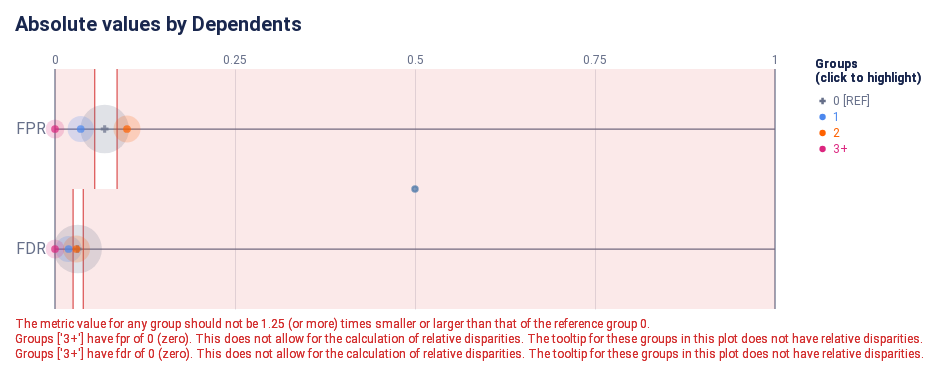

This figure's notebook cell:
### Markdown cell above
#### Check how the fairness threshold maps to the absolute values of each metric

### Code cell
ap.absolute(bdf, metrics, 'Dependents', fairness_threshold = disparity_tolerance)

### Figure 1 — Vega-Lite specification as saved in the notebook (floating-point values rounded to 4 significant figures)
{"config": {"view": {"continuousWidth": 300, "continuousHeight": 300, "strokeWidth": 0}, "axisLeft": {"labelColor": "rgb(102, 111, 137)", "labelFont": "Roboto, Arial, sans-serif", "labelFontSize": 16}, "title": {"anchor": "start", "color": "rgb(25, 39, 78)", "font": "Roboto, Arial, sans-serif", "fontSize": 20, "fontWeight": "bold"}}, "layer": [{"data": {"name": "data-22e37ecfbb523156dad3ffdb726c704c"}, "mark": {"type": "rule", "stroke": "rgb(102, 111, 137)", "strokeWidth": 1.25, "tooltip": null}, "encoding": {"x": {"field": "start", "scale": {"domain": [0, 1], "range": [40.0, 760.0]}, "type": "quantitative"}, "x2": {"field": "end"}, "y": {"axis": {"domain": false, "labelAngle": 0, "labelPadding": -30, "orient": "left", "ticks": false, "title": null}, "field": "y_position", "scale": {"domain": ["FPR", "FDR"], "range": [30.0, 270.0]}, "type": "nominal"}}}, {"data": {"name": "data-6cfe259518f6c7b358d8f836a73e6b7f"}, "mark": {"type": "rule", "stroke": "rgb(102, 111, 137)", "strokeWidth": 1.25, "tooltip": null}, "encoding": {"x": {"field": "x_position", "scale": {"domain": [0, 1], "range": [40.0, 760.0]}, "type": "quantitative"}, "y": {"value": 30.0}, "y2": {"value": 270.0}}}, {"data": {"name": "data-60ed1133fa688d151d36705a369482e0"}, "mark": {"type": "text", "align": "center", "color": "rgb(102, 111, 137)", "font": "Roboto, Arial, sans-serif", "fontSize": 12, "fontWeight": "normal", "tooltip": null}, "encoding": {"text": {"field": "value", "type": "nominal"}, "x": {"field": "value", "scale": {"domain": [0, 1], "range": [40.0, 760.0]}, "type": "quantitative"}, "y": {"value": 21.0}}}, {"layer": [{"mark": {"type": "rect", "opacity": 0.8, "stroke": "rgb(211, 47, 47)", "strokeWidth": 1.25, "tooltip": null}, "encoding": {"x": {"field": "lower_threshold_value", "scale": {"domain": [0, 1], "range": [40.0, 760.0]}, "type": "quantitative"}, "x2": {"field": "lower_threshold_value"}, "y": {"axis": {"domain": false, "grid": false, "labels": false, "ticks": false, "title": null}, "field": "metric", "scale": {"domain": ["FPR", "FDR"], "range": [30.0, 270.0]}, "type": "nominal"}}}, {"mark": {"type": "rect", "opacity": 0.8, "stroke": "rgb(211, 47, 47)", "strokeWidth": 1.25, "tooltip": null}, "encoding": {"x": {"field": "upper_threshold_value", "scale": {"domain": [0, 1], "range": [40.0, 760.0]}, "type": "quantitative"}, "x2": {"field": "upper_threshold_value"}, "y": {"axis": {"domain": false, "grid": false, "labels": false, "ticks": false, "title": null}, "field": "metric", "scale": {"domain": ["FPR", "FDR"], "range": [30.0, 270.0]}, "type": "nominal"}}}, {"layer": [{"mark": {"type": "rect", "fill": "rgb(211, 47, 47)", "opacity": 0.1, "tooltip": null}, "encoding": {"x": {"field": "lower_threshold_value", "scale": {"domain": [0, 1], "range": [40.0, 760.0]}, "type": "quantitative"}, "x2": {"field": "lower_end"}, "y": {"axis": {"domain": false, "grid": false, "labels": false, "ticks": false, "title": null}, "field": "metric", "scale": {"domain": ["FPR", "FDR"], "range": [30.0, 270.0]}, "type": "nominal"}}}, {"mark": {"type": "rect", "fill": "rgb(211, 47, 47)", "opacity": 0.1, "tooltip": null}, "encoding": {"x": {"field": "upper_threshold_value", "scale": {"domain": [0, 1], "range": [40.0, 760.0]}, "type": "quantitative"}, "x2": {"field": "upper_end"}, "y": {"axis": {"domain": false, "grid": false, "labels": false, "ticks": false, "title": null}, "field": "metric", "scale": {"domain": ["FPR", "FDR"], "range": [30.0, 270.0]}, "type": "nominal"}}}]}, {"layer": [{"mark": {"type": "text", "align": "left", "baseline": "top", "fill": "rgb(211, 47, 47)", "font": "Roboto, Arial, sans-serif", "fontSize": 12, "fontWeight": "normal"}, "encoding": {"text": {"value": "Groups ['3+'] have fpr of 0 (zero). This does not allow for the calculation of relative disparities. The tooltip for these groups in this plot does not have relative disparities."}, "x": {"value": 0}, "y": {"value": 295.0}}}, {"mark": {"type": "text", "align": "left", "baseline": "top", "fill": "rgb(211, 47, 47)", "font": "Roboto, Arial, sans-serif", "fontSize": 12, "fontWeight": "normal"}, "encoding": {"text": {"value": "Groups ['3+'] have fdr of 0 (zero). This does not allow for the calculation of relative disparities. The tooltip for these groups in this plot does not have relative disparities."}, "x": {"value": 0}, "y": {"value": 310.0}}}, {"mark": {"type": "text", "align": "left", "baseline": "top", "fill": "rgb(211, 47, 47)", "font": "Roboto, Arial, sans-serif", "fontSize": 12, "fontWeight": "normal", "tooltip": null}, "encoding": {"text": {"value": "The metric value for any group should not be 1.25 (or more) times smaller or larger than that of the reference group 0."}, "x": {"value": 0}, "y": {"value": 280.0}}}], "data": {"name": "data-79dd248bdaa0ea02c535240e8ad022c8"}}], "data": {"name": "data-a69126e00174d24a60022fd7116f0fbe"}}, {"layer": [{"data": {"name": "empty"}, "mark": {"type": "circle"}}, {"data": {"name": "data-57ad687da9ac3ecda475c9d718ff6d9e"}, "mark": {"type": "circle", "cursor": "pointer", "opacity": 0.2}, "encoding": {"color": {"condition": {"param": "param_31", "empty": true, "field": "attribute_value", "legend": null, "scale": {"domain": ["0", "1", "2", "3+"], "range": ["rgb(102, 111, 137)", "rgb(76, 136, 238)", "rgb(254, 97, 0)", "rgb(220, 38, 127)", "rgb(255, 176, 0)", "rgb(150, 95, 230)"]}, "type": "nominal"}, "value": "rgb(225, 226, 231)"}, "size": {"field": "group_size", "legend": null, "scale": {"domain": [0, 328.8], "range": [0, 2827.0]}, "type": "quantitative"}, "tooltip": [{"field": "attribute_value", "title": "Group", "type": "nominal"}, {"field": "tooltip_group_size", "title": "Group Size", "type": "nominal"}, {"field": "tooltip_disparity_explanation_fpr", "title": "Disparity", "type": "nominal"}, {"field": "fpr", "format": ".2f", "title": "FPR", "type": "quantitative"}], "x": {"axis": {"domain": false, "gridColor": "rgb(225, 226, 231)", "labels": false, "ticks": false, "title": null, "values": [0.25, 0.5, 0.75]}, "field": "fpr", "scale": {"domain": [0, 1], "range": [40.0, 760.0]}, "type": "quantitative"}, "y": {"axis": {"domain": false, "grid": false, "labels": false, "ticks": false, "title": null}, "field": "metric_variable", "scale": {"domain": ["FPR", "FDR"], "range": [30.0, 270.0]}, "type": "nominal"}}, "name": "view_32", "transform": [{"calculate": "'FPR'", "as": "metric_variable"}]}, {"data": {"name": "data-57ad687da9ac3ecda475c9d718ff6d9e"}, "mark": {"type": "circle", "cursor": "pointer", "opacity": 0.2}, "encoding": {"color": {"condition": {"param": "param_31", "empty": true, "field": "attribute_value", "legend": null, "scale": {"domain": ["0", "1", "2", "3+"], "range": ["rgb(102, 111, 137)", "rgb(76, 136, 238)", "rgb(254, 97, 0)", "rgb(220, 38, 127)", "rgb(255, 176, 0)", "rgb(150, 95, 230)"]}, "type": "nominal"}, "value": "rgb(225, 226, 231)"}, "size": {"field": "group_size", "legend": null, "scale": {"domain": [0, 328.8], "range": [0, 2827.0]}, "type": "quantitative"}, "tooltip": [{"field": "attribute_value", "title": "Group", "type": "nominal"}, {"field": "tooltip_group_size", "title": "Group Size", "type": "nominal"}, {"field": "tooltip_disparity_explanation_fdr", "title": "Disparity", "type": "nominal"}, {"field": "fdr", "format": ".2f", "title": "FDR", "type": "quantitative"}], "x": {"axis": {"domain": false, "gridColor": "rgb(225, 226, 231)", "labels": false, "ticks": false, "title": null, "values": [0.25, 0.5, 0.75]}, "field": "fdr", "scale": {"domain": [0, 1], "range": [40.0, 760.0]}, "type": "quantitative"}, "y": {"axis": {"domain": false, "grid": false, "labels": false, "ticks": false, "title": null}, "field": "metric_variable", "scale": {"domain": ["FPR", "FDR"], "range": [30.0, 270.0]}, "type": "nominal"}}, "name": "view_34", "transform": [{"calculate": "'FDR'", "as": "metric_variable"}]}, {"layer": [{"data": {"name": "empty"}, "mark": {"type": "point"}}, {"data": {"name": "data-57ad687da9ac3ecda475c9d718ff6d9e"}, "mark": {"type": "point", "cursor": "pointer", "filled": true, "size": 60}, "encoding": {"color": {"condition": {"param": "param_31", "empty": true, "field": "attribute_value", "legend": null, "scale": {"domain": ["0", "1", "2", "3+"], "range": ["rgb(102, 111, 137)", "rgb(76, 136, 238)", "rgb(254, 97, 0)", "rgb(220, 38, 127)", "rgb(255, 176, 0)", "rgb(150, 95, 230)"]}, "type": "nominal"}, "value": "rgb(225, 226, 231)"}, "shape": {"field": "attribute_value", "legend": null, "scale": {"domain": ["0", "1", "2", "3+"], "range": ["cross", "circle", "circle", "circle"]}, "type": "nominal"}, "tooltip": [{"field": "attribute_value", "title": "Group", "type": "nominal"}, {"field": "tooltip_group_size", "title": "Group Size", "type": "nominal"}, {"field": "tooltip_disparity_explanation_fpr", "title": "Disparity", "type": "nominal"}, {"field": "fpr", "format": ".2f", "title": "FPR", "type": "quantitative"}], "x": {"axis": {"domain": false, "gridColor": "rgb(225, 226, 231)", "labels": false, "ticks": false, "title": null, "values": [0.25, 0.5, 0.75]}, "field": "fpr", "scale": {"domain": [0, 1], "range": [40.0, 760.0]}, "type": "quantitative"}, "y": {"axis": {"domain": false, "grid": false, "labels": false, "ticks": false, "title": null}, "field": "metric_variable", "scale": {"domain": ["FPR", "FDR"], "range": [30.0, 270.0]}, "type": "nominal"}}, "name": "view_31", "transform": [{"calculate": "'FPR'", "as": "metric_variable"}]}, {"data": {"name": "data-57ad687da9ac3ecda475c9d718ff6d9e"}, "mark": {"type": "point", "cursor": "pointer", "filled": true, "size": 60}, "encoding": {"color": {"condition": {"param": "param_31", "empty": true, "field": "attribute_value", "legend": null, "scale": {"domain": ["0", "1", "2", "3+"], "range": ["rgb(102, 111, 137)", "rgb(76, 136, 238)", "rgb(254, 97, 0)", "rgb(220, 38, 127)", "rgb(255, 176, 0)", "rgb(150, 95, 230)"]}, "type": "nominal"}, "value": "rgb(225, 226, 231)"}, "shape": {"field": "attribute_value", "legend": null, "scale": {"domain": ["0", "1", "2", "3+"], "range": ["cross", "circle", "circle", "circle"]}, "type": "nominal"}, "tooltip": [{"field": "attribute_value", "title": "Group", "type": "nominal"}, {"field": "tooltip_group_size", "title": "Group Size", "type": "nominal"}, {"field": "tooltip_disparity_explanation_fdr", "title": "Disparity", "type": "nominal"}, {"field": "fdr", "format": ".2f", "title": "FDR", "type": "quantitative"}], "x": {"axis": {"domain": false, "gridColor": "rgb(225, 226, 231)", "labels": false, "ticks": false, "title": null, "values": [0.25, 0.5, 0.75]}, "field": "fdr", "scale": {"domain": [0, 1], "range": [40.0, 760.0]}, "type": "quantitative"}, "y": {"axis": {"domain": false, "grid": false, "labels": false, "ticks": false, "title": null}, "field": "metric_variable", "scale": {"domain": ["FPR", "FDR"], "range": [30.0, 270.0]}, "type": "nominal"}}, "name": "view_33", "transform": [{"calculate": "'FDR'", "as": "metric_variable"}]}]}]}, {"layer": [{"mark": {"type": "point", "cursor": "pointer", "filled": true, "opacity": 1, "size": 40}, "encoding": {"color": {"condition": {"param": "param_31", "empty": true, "field": "attribute_value", "legend": null, "scale": {"domain": ["0", "1", "2", "3+"], "range": ["rgb(102, 111, 137)", "rgb(76, 136, 238)", "rgb(254, 97, 0)", "rgb(220, 38, 127)", "rgb(255, 176, 0)", "rgb(150, 95, 230)"]}, "type": "nominal"}, "value": "rgb(225, 226, 231)"}, "shape": {"field": "attribute_value", "legend": null, "scale": {"domain": ["0", "1", "2", "3+"], "range": ["cross", "circle", "circle", "circle"]}, "type": "nominal"}, "x": {"value": 807.6}, "y": {"axis": {"domain": false, "grid": false, "labels": false, "ticks": false, "title": null}, "field": "attribute_value", "scale": {"domain": ["0", "1", "2", "3+"], "range": [54, 118]}, "type": "nominal"}}, "name": "view_35"}, {"mark": {"type": "text", "align": "left", "baseline": "middle", "cursor": "pointer", "font": "Roboto, Arial, sans-serif", "fontSize": 12, "fontWeight": "normal"}, "encoding": {"color": {"condition": {"param": "param_31", "empty": true, "field": "attribute_value", "legend": null, "scale": {"domain": ["0", "1", "2", "3+"], "range": ["rgb(102, 111, 137)", "rgb(76, 136, 238)", "rgb(254, 97, 0)", "rgb(220, 38, 127)", "rgb(255, 176, 0)", "rgb(150, 95, 230)"]}, "type": "nominal"}, "value": "rgb(225, 226, 231)"}, "text": {"field": "label", "type": "nominal"}, "x": {"value": 818.1}, "y": {"axis": {"domain": false, "grid": false, "labels": false, "ticks": false, "title": null}, "field": "attribute_value", "scale": {"domain": ["0", "1", "2", "3+"], "range": [54, 118]}, "type": "nominal"}}, "name": "view_36"}, {"data": {"name": "data-79dd248bdaa0ea02c535240e8ad022c8"}, "mark": {"type": "text", "align": "left", "baseline": "top", "color": "rgb(25, 39, 78)", "font": "Roboto, Arial, sans-serif", "fontSize": 12, "fontWeight": "bold"}, "encoding": {"text": {"value": "(click to highlight)"}, "x": {"value": 800}, "y": {"value": 34}}}, {"data": {"name": "data-79dd248bdaa0ea02c535240e8ad022c8"}, "mark": {"type": "text", "align": "left", "baseline": "top", "color": "rgb(25, 39, 78)", "font": "Roboto, Arial, sans-serif", "fontSize": 12, "fontWeight": "bold"}, "encoding": {"text": {"value": "Groups"}, "x": {"value": 800}, "y": {"value": 20}}}], "data": {"name": "data-0fe2bd452a6abf369cf7643fabdab318"}}], "height": 300, "padding": {"top": 15, "bottom": 5.0, "left": 15, "right": 15}, "params": [{"name": "param_33", "select": {"type": "point", "fields": ["attribute_value"]}, "views": ["view_32"]}, {"name": "param_35", "select": {"type": "point", "fields": ["attribute_value"]}, "views": ["view_34"]}, {"name": "param_32", "select": {"type": "point", "fields": ["attribute_value"]}, "views": ["view_31"]}, {"name": "param_34", "select": {"type": "point", "fields": ["attribute_value"]}, "views": ["view_33"]}, {"name": "param_31", "select": {"type": "point", "fields": ["attribute_value"]}, "views": ["view_35"]}, {"name": "param_36", "select": {"type": "point", "fields": ["attribute_value"]}, "views": ["view_36"]}], "resolve": {"scale": {"size": "independent", "y": "independent"}}, "title": "Absolute values by Dependents", "usermeta": {"embedOptions": {"scaleFactor": 5, "downloadFileName": "absolute_chart"}}, "width": 800, "$schema": "https://vega.github.io/schema/vega-lite/v5.16.3.json", "datasets": {"data-22e37ecfbb523156dad3ffdb726c704c": [{"y_position": "FPR", "start": 0, "end": 1}, {"y_position": "FDR", "start": 0, "end": 1}], "data-6cfe259518f6c7b358d8f836a73e6b7f": [{"x_position": 0}, {"x_position": 1}], "data-60ed1133fa688d151d36705a369482e0": [{"value": 0.0}, {"value": 0.25}, {"value": 0.5}, {"value": 0.75}, {"value": 1.0}], "data-a69126e00174d24a60022fd7116f0fbe": [{"lower_end": 0, "upper_end": 1, "lower_threshold_value": 0.05517, "upper_threshold_value": 0.08621, "metric": "FPR"}, {"lower_end": 0, "upper_end": 1, "lower_threshold_value": 0.02513, "upper_threshold_value": 0.03927, "metric": "FDR"}], "data-79dd248bdaa0ea02c535240e8ad022c8": [{"a": 1, "b": 0}, {"a": 1, "b": 0}], "empty": [{}], "data-57ad687da9ac3ecda475c9d718ff6d9e": [{"attribute_name": "Dependents", "attribute_value": "0", "group_size": 274, "total_entities": 480, "fpr": 0.06897, "fdr": 0.03141, "fpr_disparity": 1.0, "fdr_disparity": 1.0, "fpr_disparity_scaled": 0.0, "fdr_disparity_scaled": 0.0, "tooltip_group_size": "274 (57.08%)", "tooltip_disparity_explanation_fpr": "Reference group", "tooltip_disparity_explanation_fdr": "Reference group"}, {"attribute_name": "Dependents", "attribute_value": "1", "group_size": 80, "total_entities": 480, "fpr": 0.03571, "fdr": 0.01887, "fpr_disparity": 0.5179, "fdr_disparity": 0.6006, "fpr_disparity_scaled": -0.931, "fdr_disparity_scaled": -0.6649, "tooltip_group_size": "80 (16.67%)", "tooltip_disparity_explanation_fpr": "1.93 times smaller FPR than the reference group", "tooltip_disparity_explanation_fdr": "1.66 times smaller FDR than the reference group"}, {"attribute_name": "Dependents", "attribute_value": "2", "group_size": 85, "total_entities": 480, "fpr": 0.1, "fdr": 0.02985, "fpr_disparity": 1.45, "fdr_disparity": 0.9502, "fpr_disparity_scaled": 0.45, "fdr_disparity_scaled": -0.05236, "tooltip_group_size": "85 (17.71%)", "tooltip_disparity_explanation_fpr": "1.45 times larger FPR than the reference group", "tooltip_disparity_explanation_fdr": "1.05 times smaller FDR than the reference group"}, {"attribute_name": "Dependents", "attribute_value": "3+", "group_size": 41, "total_entities": 480, "fpr": 0.0, "fdr": 0.0, "fpr_disparity": 0.0, "fdr_disparity": 0.0, "fpr_disparity_scaled": null, "fdr_disparity_scaled": null, "tooltip_group_size": "41 (8.54%)", "tooltip_disparity_explanation_fpr": "Same FPR as the reference group", "tooltip_disparity_explanation_fdr": "Same FDR as the reference group"}], "data-0fe2bd452a6abf369cf7643fabdab318": [{"attribute_value": "0", "label": "0 [REF]"}, {"attribute_value": "1", "label": "1"}, {"attribute_value": "2", "label": "2"}, {"attribute_value": "3+", "label": "3+"}]}}
